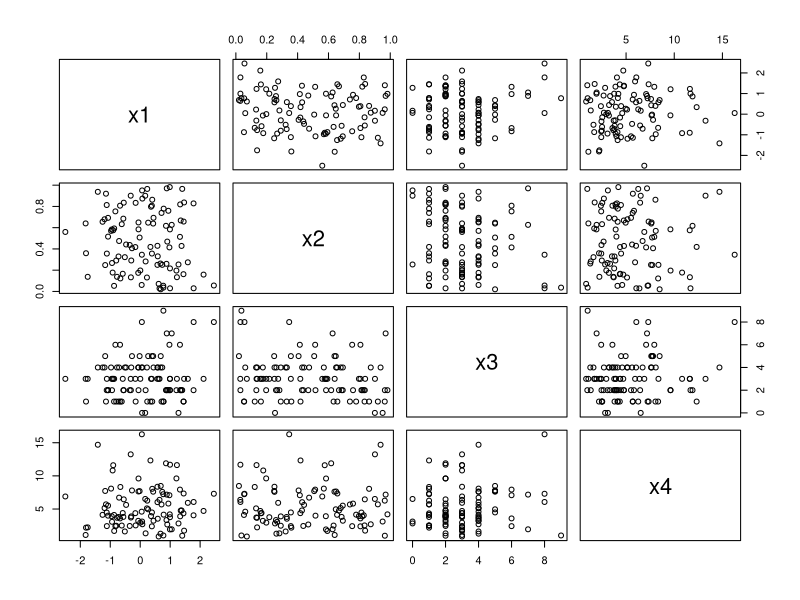
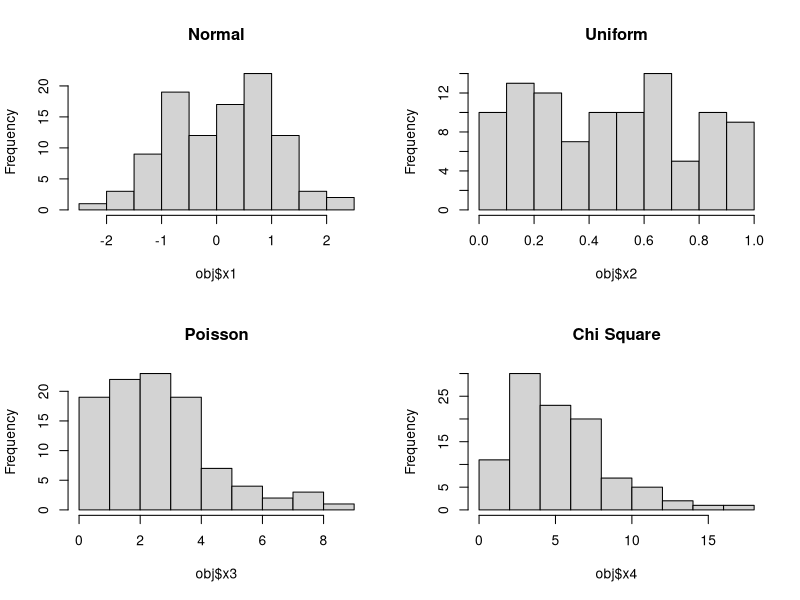

These charts were generated, in order, by the following R code: (Note: this script raises an error after producing the figures.)
# Here is some code demonstrating how S3 classes work in R
# There are S4 classes that are more formal, more complicated, more powerful, but are generally discouraged

df <- data.frame(x1 = rnorm(100), x2 = runif(100), x3 = rpois(100, lambda=3), x4 = rchisq(100, df = 5))

class(df)
plot(df)

# define a plot funciton for objects of class 'myclass'
plot.myclass <- function(obj){
	op <- par(mfrow = c(2,2)) #set graphic parameter for a 2X2 matrix of plots
	hist(obj$x1, main="Normal")
	hist(obj$x2, main = "Uniform")
	hist(obj$x3, main = "Poisson")
	hist(obj$x4, main = "Chi Square")	
	par(op) #reset graphics parameter
}


class(df) <- "myclass"
str(df)

plot(df)

# When R runs plot(df) it looks at the value of class(df) and reads "myclass", it then looks to see if there is plot function for this class defined by plot.myclass(). If it finds plot.myclass(), then it runs plot.myclass(df). If it doesn't find a plotting funciton it does its best to create an appropriate plot. 

class(df) <- "mystery"
plot(df)

class(df) <- "data.frame"
plot(df)

# type plot -without parentheses- and R will show you the underlying code. You will see "UseMethod('plot')". Type mean and you will see the same thing..."UseMethod('mean')". These functions are called 'generic' functions, and you can define how these function behave for your object class. This means you can create mean.myclass() and call it by using the mean() function.

mean(df)

mean.myclass <- function(obj){
	
	print('how dow I want ot define mean for myclass objects?')
}

class(df) <- "myclass"
mean(df)





